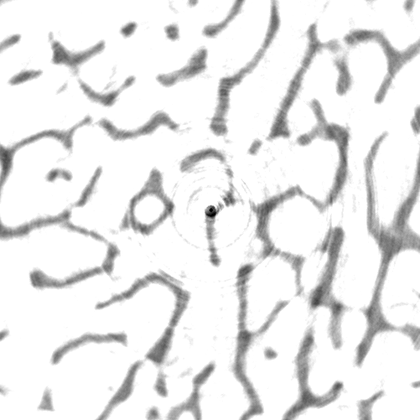
%> input picture mil_2d/images/knochenprobe_1.png, 420 x 420 px, shrunk from 501 x 501 before the run
$ octave main.m   (GNU Octave 9; MATLAB toolbox functions it lacks are replaced by stand-ins)
%> lines starting %> are read from the running program, lines starting %| are printed output that depends on the picture; in (x1, y1, x2, y2) boxes, pixels count from 0 and x2, y2 are one past the last pixel; in counts of white or black regions, pixels touching at a corner belong together; the program's own positions count from 1
### mil_2d/functions/otsu.m
function level = otsu(histogramCounts)
% total number of pixels in the image
total = sum(histogramCounts);
%% OTSU automatic thresholding
top = 256;
sumB = 0;
wB = 0;
maximum = 0.0;
sum1 = dot(0:top-1, histogramCounts);
for ii = 1:top
    wF = total - wB;
    if wB > 0 && wF > 0
        mF = (sum1 - sumB) / wF;
        val = wB * wF * ((sumB / wB) - mF) * ((sumB / wB) - mF);
        if ( val >= maximum )
            level = ii;
            maximum = val;
        end
    end
    wB = wB + histogramCounts(ii);
    sumB = sumB + (ii-1) * histogramCounts(ii);
end
end

### mil_2d/functions/generate_corner_points.m
function [xs, ys] = generate_corner_points(n, r, c)

% PD  ------  PC
%    |      |
%    |      |
%    |      |
% PA  ------  PB

t = 1;

PA = [t; t];
PB = [c; t];
PC = [c; r];
PD = [t; r];


xs = zeros(4, 1);
ys = zeros(4, 1);

% Check direction of unit vector

if n(1) < 0
    n = rot2d(-pi/2) * n;
end

% A - B

n180 = rot2d(pi) * n;
a1 = -n180(2);
b1 = n180(1);
c1 = PB(1) * a1 + PB(2) * b1;

n90 = rot2d(pi/2) * n;
a2 = -n90(2);
b2 = n90(1);
c2 = PA(1) * a2 + PA(2) * b2;

xs(1) = (c1 * b2 - c2 * b1) / (a1 * b2 - a2 * b1);
ys(1) = (a1 * c2 - a2 * c1) / (a1 * b2 - a2 * b1);

% A - D

a1 = -n180(2);
b1 = n180(1);
c1 = PD(1) * a1 + PD(2) * b1;

a2 = -n90(2);
b2 = n90(1);
c2 = PA(1) * a2 + PA(2) * b2;

xs(2) = (c1 * b2 - c2 * b1) / (a1 * b2 - a2 * b1);
ys(2) = (a1 * c2 - a2 * c1) / (a1 * b2 - a2 * b1);

% C - D

a1 = -n(2);
b1 = n(1);
c1 = PD(1) * a1 + PD(2) * b1;

a2 = -n90(2);
b2 = n90(1);
c2 = PC(1) * a2 + PC(2) * b2;

xs(3) = (c1 * b2 - c2 * b1) / (a1 * b2 - a2 * b1);
ys(3) = (a1 * c2 - a2 * c1) / (a1 * b2 - a2 * b1);

% B - C

a1 = -n(2);
b1 = n(1);
c1 = PB(1) * a1 + PB(2) * b1;

a2 = -n90(2);
b2 = n90(1);
c2 = PC(1) * a2 + PC(2) * b2;

xs(4) = (c1 * b2 - c2 * b1) / (a1 * b2 - a2 * b1);
ys(4) = (a1 * c2 - a2 * c1) / (a1 * b2 - a2 * b1);

end

### mil_2d/functions/calculate_mil_2d.m
function [MIL] = calculate_mil_2d(n, r, c, xs, ys, inc, I_ROIBW)

n180 = rot2d(pi) * n;

Ctau = 0;
h = 0;

V1 = [round(xs(1)); round(ys(1))];
V2 = [round(xs(2)); round(ys(2))];
V3 = [round(xs(3)); round(ys(3))];
V4 = [round(xs(4)); round(ys(4))];

if n(1) > 0 && n(2) > 0
    [x1, y1, ~] = bresenham(V2, V1);
    [x2, y2, ~] = bresenham(V3, V4);

    for ii = 1 : inc : length(x1)
        P1 = [x1(ii); y1(ii)];
        P2 = [x2(ii); y2(ii)];

        if P1(1) < 1
            fac = (1 - P2(1)) / n180(1);
            P1 = round(P2 + fac * n180);
        end

        if P1(2) < 1
            fac = (1 - P2(2)) / n180(2);
            P1 = round(P2 + fac * n180);
        end

        if P2(1) > c
            fac = (c - P1(1)) / n(1);
            P2 = round(P1 + fac * n);
        end

        if P2(2) > r
            fac = (r - P1(2)) / n(2);
            P2 = round(P1 + fac * n);
        end

        if P1(1) == 1 && P1(2) > r
            P1 = [1; r];
        end

        if P1(1) > c && P1(2) == 1
            P1 = [c; 1];
        end

        if P2(1) < 1 && P2(2) == r
            P2 = [1; r];
        end

        if P2(1) == c && P2(2) < 1
            P2 = [c; 1];
        end

        [x, y, ~] = bresenham(P1, P2);

        h = h + norm(P2 - P1);
        %h = h + length(x);

        % For plotting
        x_plot = x;
        y_plot = zeros(size(x));
        for jj = 1 : length(x)
            y_plot(jj) = NaN;
        end

        for jj = 1 : length(x) - 1
            if I_ROIBW(y(jj), x(jj)) == 0 && I_ROIBW(y(jj + 1), x(jj + 1)) == 1
                Ctau = Ctau + 1;
                %x_plot(jj) = x(jj);
                %y_plot(jj) = y(jj);
            end
        end

        % [7 lines of commented-out code are left out]
    end

elseif n(1) < 0 && n(2) > 0
    [x1, y1, ~] = bresenham(V1, V4);
    [x2, y2, ~] = bresenham(V2, V3);

    for ii = 1 : inc : length(x1)
        P1 = [x1(ii); y1(ii)];
        P2 = [x2(ii); y2(ii)];

        if P1(1) > c
            fac = (c - P2(1)) / n(1);
            P1 = round(P2 + fac * n);
        end

        if P1(2) < 1
            fac = (1 - P2(2)) / n(2);
            P1 = round(P2 + fac * n);
        end

        if P2(1) < 1
            fac = (1 - P1(1)) / n180(1);
            P2 = round(P1 + fac * n180);
        end

        if P2(2) > r
            fac = (r - P1(2)) / n180(2);
            P2 = round(P1 + fac * n180);
        end

        if P1(1) < 1 && P1(2) == 1
            P1 = [1; 1];
        end

        if P1(1) == c && P1(2) > r
            P1 = [c; r];
        end

        if P2(1) == 1 && P2(2) < 1
            P2 = [1; 1];
        end

        if P2(1) > c && P2(2) == r
            P2 = [c; r];
        end

        [x, y, ~] = bresenham(P1, P2);

        h = h + norm(P2 - P1);
        %h = h + length(x);

        for jj = 1 : length(x) - 1
            if I_ROIBW(y(jj), x(jj)) == 0 && I_ROIBW(y(jj + 1), x(jj + 1)) == 1
                Ctau = Ctau + 1;
            end
        end
    end

elseif round(n(1)) == 1 && n(2) == 0
    for py = 1 : inc : r
        P1 = [1; py];
        fac = (c - P1(1)) / n(1);
        P2 = round(P1 + fac * n);

        [x, y, ~] = bresenham(P1, P2);

        h = h + norm(P2 - P1);
        %h = h + length(x);

        for jj = 1 : length(x) - 1
            if I_ROIBW(y(jj), x(jj)) == 0 && I_ROIBW(y(jj + 1), x(jj + 1)) == 1
                Ctau = Ctau + 1;
            end
        end
    end

% n = [0 1]
elseif n(1) == 0 && round(n(2)) == 1
    for px = 1 : inc : c
        P1 = [px; 1];
        fac = (r - P1(2)) / n(2);
        P2 = round(P1 + fac * n);

        [x, y, ~] = bresenham(P1, P2);

        h = h + norm(P2 - P1);
        %h = h + length(x);

        for jj = 1 : length(x) - 1
            if I_ROIBW(y(jj), x(jj)) == 0 && I_ROIBW(y(jj + 1), x(jj + 1)) == 1
                Ctau = Ctau + 1;
            end
        end
    end

elseif round(n(1)) == -1 && n(2) == 0
    for py = 1 : inc : r
        P1 = [c; py];
        fac = (1 - P1(1)) / n(1);
        P2 = round(P1 + fac * n);

        [x, y, ~] = bresenham(P1, P2);

        h = h + norm(P2 - P1);
        %h = h + length(x);

        for jj = 1 : length(x) - 1
            if I_ROIBW(y(jj), x(jj)) == 0 && I_ROIBW(y(jj + 1), x(jj + 1)) == 1
                Ctau = Ctau + 1;
            end
        end
    end
end

MIL = h / Ctau;

end

### mil_2d/isOctave.m
function retval = isOctave
% https://octave.org/doc/v4.0.1/How-to-distinguish-between-Octave-and-Matlab_003f.html
  persistent cacheval;  % speeds up repeated calls

  if isempty (cacheval)
    cacheval = (exist ("OCTAVE_VERSION", "builtin") > 0);
  end

  retval = cacheval;
end

### mil_2d/functions/rot2d.m
function [R] = rot2d(theta)
R = [[cos(theta) -sin(theta)]; [sin(theta) cos(theta)]];
end

### mil_2d/main.m
clc; clear all; close all;

% Implementation for calculating the MIL tensor in 2D
%
% Abbreviations used:
% I ... Image
% ROI ... Region Of Interest
% ROIBW ... Region Of Interest Black White (Binary)
%

%% User Input

% Image file name
imageFileName = 'knochenprobe_1.png';
% Number of randomly generated angles (positiv integer)
numberOfDifferentAngles = 250;
% Distance between two created lines (positiv integer)
increment = 1;

%% Check if Matlab or GNU Octave

if isOctave() == 0
    % Matlab
    addpath('functions/');
    addpath('images/');
    addpath('matlab2tikz/');
elseif isOctave() == 1
    % GNU Octave
    addpath ("images:")
    addpath ("functions:")
else
    disp('Error')
    return
end

%%

fileName = [imageFileName(1:end-4), '_', num2str(numberOfDifferentAngles), '.csv'];

fileNameExport = ['export_', imageFileName(1:end-4), '_', ...
    num2str(numberOfDifferentAngles), '.csv'];

I = imread(imageFileName);
%> I is the input picture: size 420x420 uint8; min 0, max 255, mean 234.5
I_ROI = I(:,:,1);

values = histcounts(I, 256);
%> values = 256 values, max 115797 at index 256, min 0 at index 3, mean 689.1
level = otsu(values);
%> in otsu, `total = sum(histogramCounts);`: total = 176400
%> in otsu, `sum1 = dot(0:top-1, histogramCounts);`: sum1 = 41357505
%> the loop in otsu, `for ii = 1:top` made 256 passes
%> (wF, maximum, wB, sumB) on passes 2 to 13: (176392, 7.76e+10, 9, 1), (176391, 8.72e+10, 9, 1), (176391, 8.72e+10, 9, 1), (176391, 8.72e+10, 9, 1), (176391, 8.72e+10, 12, 16), (176388, 1.15e+11, 12, 16), (176388, 1.15e+11, 13, 23), (176387, 1.24e+11, 13, 23), (176387, 1.24e+11, 13, 23), (176387, 1.24e+11, 14, 33), (176386, 1.33e+11, 14, 33), (176386, 1.33e+11, 15, 45)
%> (wF, wB, sumB) on pass 1: (176400, 8, 0)
%> after the loop in otsu, `for ii = 1:top`: level = 206; mF = 255; maximum = 4.1e+13; sumB = 41357505; val = 2.51e+13; wB = 176400
%> level = 206
level = 1 / 256 * level;
%> level = 0.805
I_ROIBW = imbinarize(I_ROI, level);
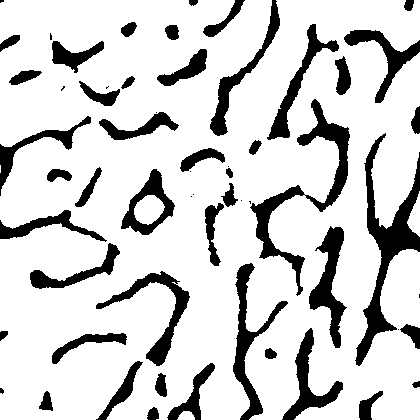
%> I_ROIBW: size 420x420 logical; 81.7% white; 59 black regions (14 under 20 px), largest, box (x1, y1, x2, y2) and area: (355, 133, 420, 366) 3733, (250, 99, 350, 296) 3166, (233, 263, 288, 420) 1972

% [13 lines of commented-out code are left out]

[r, c] = size(I_ROIBW);
%> r = 420; c = 420
%> (the run ends here)
